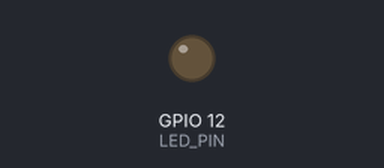
A program run on a simulated ESP32-C3. On the bench: output pins drawn as LEDs (lit = HIGH). WiFi joins after 1.5 s; servers stay silent unless stated; what the program prints to the serial monitor is not drawn.

Above: at 4.8 s.
At 6.6 s:
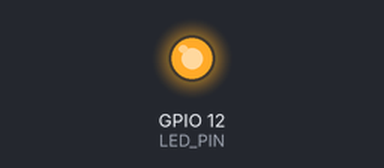
Timing chart, 0 to 12.2 s (numbered marks = the images above):
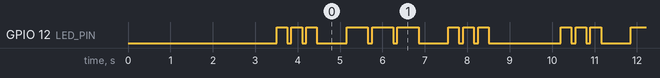

Measured:
- by itself, GPIO 12 (LED_PIN): repeats every 6.7 s: 2 × (LOW 0.10 s, HIGH 0.25 s), LOW 0.70 s, 2 × (HIGH 0.50 s, LOW 0.10 s), HIGH 0.50 s, LOW 0.70 s, 2 × (HIGH 0.25 s, LOW 0.10 s), HIGH 0.25 s, LOW 1.7 s, HIGH 0.25 s
- by itself, everything shown: repeats every 6.7 s, in 18 steps

The program:

main.cpp
```cpp
#include <Arduino.h>
#include <WiFi.h>
#include <ArduinoOTA.h>

// WiFi credentials
const char* ssid = "WiFi name";
const char* password = "WiFi password";

// GPIO pin for LED
const int LED_PIN = 12;

// Morse code timings (ms)
const int DOT = 250;   // S
const int DASH = 500;  // O
const int SYMBOL_GAP = 100;
const int LETTER_GAP = 600;

void setupWiFi() {
  Serial.println("\n\nStarting WiFi connection...");
  WiFi.mode(WIFI_STA);
  WiFi.begin(ssid, password);

  int attempts = 0;
  while (WiFi.status() != WL_CONNECTED && attempts < 20) {
    delay(500);
    Serial.print(".");
    attempts++;
  }

  if (WiFi.status() == WL_CONNECTED) {
    Serial.println("\nWiFi connected!");
    Serial.print("IP address: ");
    Serial.println(WiFi.localIP());
  } else {
    Serial.println("\nWiFi connection failed!");
  }
}

void setupOTA() {
  ArduinoOTA.onStart([]() {
    Serial.println("OTA Update started");
  });
  ArduinoOTA.onEnd([]() {
    Serial.println("\nOTA Update finished");
  });
  ArduinoOTA.onProgress([](unsigned int progress, unsigned int total) {
    Serial.printf("Progress: %u%%\r", (progress / (total / 100)));
  });
  ArduinoOTA.onError([](ota_error_t error) {
    Serial.printf("Error: %u\n", error);
  });

  ArduinoOTA.begin();
  Serial.println("OTA Ready");
}

void blinkDot() {
  digitalWrite(LED_PIN, HIGH);
  delay(DOT);
  digitalWrite(LED_PIN, LOW);
  delay(SYMBOL_GAP);
}

void blinkDash() {
  digitalWrite(LED_PIN, HIGH);
  delay(DASH);
  digitalWrite(LED_PIN, LOW);
  delay(SYMBOL_GAP);
}

void blinkLetter(char letter) {
  if (letter == 'S') {
    Serial.print("S");
    for (int i = 0; i < 3; i++) blinkDot();
  } else if (letter == 'O') {
    Serial.print("O");
    for (int i = 0; i < 3; i++) blinkDash();
  }
  delay(LETTER_GAP);
}

void blinkSOS() {
  Serial.print("SOS: ");
  blinkLetter('S');
  blinkLetter('O');
  blinkLetter('S');
  Serial.println(" [Complete]");
  delay(1000);
}

void setup() {
  Serial.begin(9600);
  delay(2000);

  pinMode(LED_PIN, OUTPUT);
  digitalWrite(LED_PIN, LOW);

  setupWiFi();
  setupOTA();
}


void loop() {
 ArduinoOTA.handle();
 blinkSOS();
}
```
